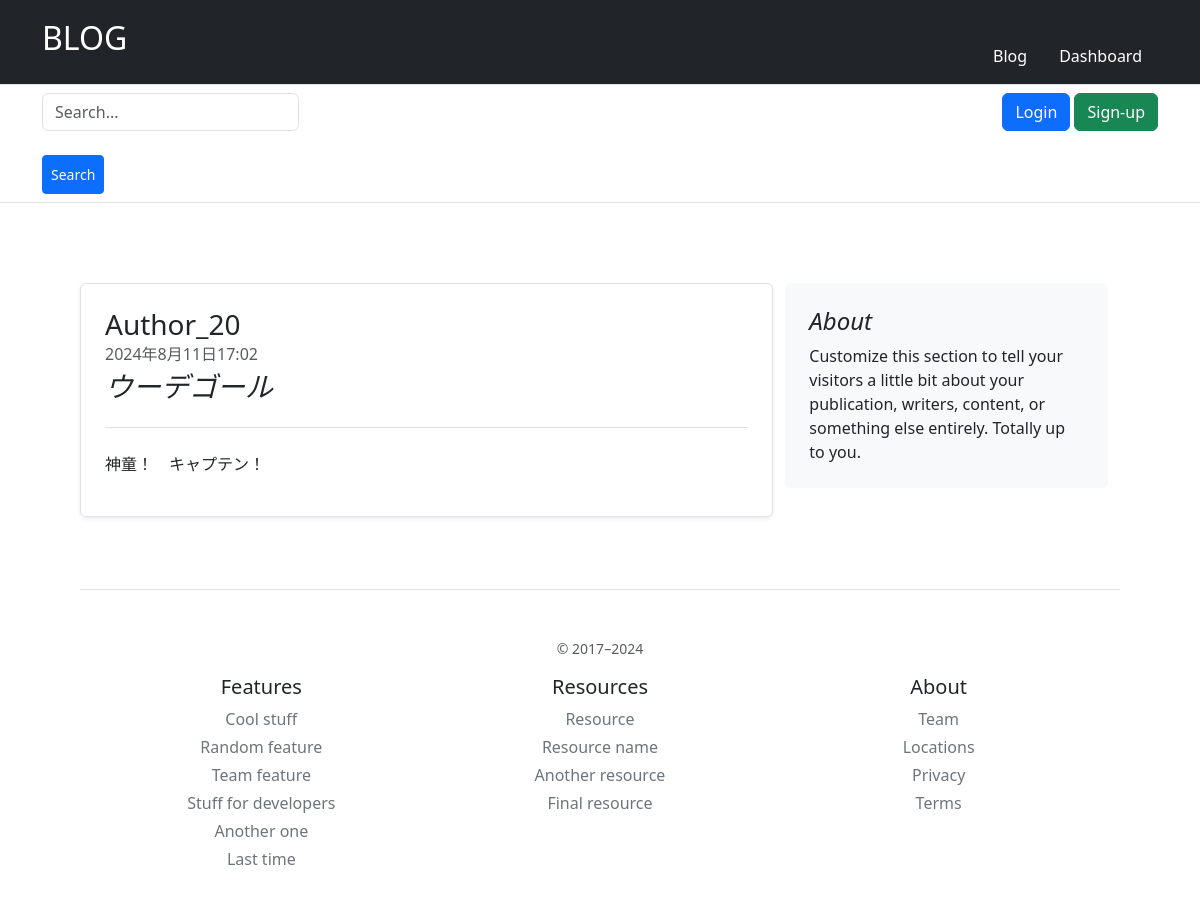
Page /blog/7/ on the committed database.
### blog/models.py (models this page shows, shortened)
class Article(models.Model):
    author = models.ForeignKey(User, on_delete=models.CASCADE)
    title = models.CharField(max_length=30)
    body = models.TextField()
    created_at = models.DateTimeField(default=timezone.now)
    updated_at = models.DateTimeField(default=timezone.now)

### signup/models.py (models this page shows, shortened)
class User(AbstractBaseUser, PermissionsMixin):
    email = models.EmailField(max_length=255, unique=True)
    create_at = models.DateTimeField(default=timezone.now)
    updated_at = models.DateTimeField(default=timezone.now)
    is_staff = models.BooleanField(default=False)
    is_active = models.BooleanField(default=True)
    objects = UserManager()
    USERNAME_FIELD = "email"
    REQUIRED_FIELDS = []

### blog/views.py (the view)
# urls.py: path("<int:pk>/", views.detail, name="detail"),
def detail(request, pk: int):
    article = Article.objects.get(pk=pk)
    context = {"article":article}
    return render(request,"blog/detail.html",context)

### blog/templates/blog/detail.html
{% extends "base.html" %}
{% block content %}
<div class="row" style="margin: 5em;">
    <div class="col-md-8 col-xs-1" >
        <div class="row">
            <div class="row g-0 border rounded overflow-hidden flex-md-row mb-4 shadow-sm h-md-250 position-relative">
                <div class="col p-4 d-flex flex-column position-static" style="position: relative;">
                    <h3 class="mb-0">Author_{{ article.author.pk }}</h3>
                    <div class="mb-1 text-body-secondary">{{ article.created_at }}</div>
                    <h3 class="pb-4 mb-4 fst-italic border-bottom">{{ article.title }}</h3>
                    <p>{{ article.body }}</p>
                </div>
            </div>
        </div>
    </div>
    <div class="col-md-4 col-xs-1">
        <div class="position-sticky" style="top: 2rem;">
            <div class="p-4 mb-3 bg-body-tertiary rounded">
              <h4 class="fst-italic">About</h4>
              <p class="mb-0">Customize this section to tell your visitors a little bit about your publication, writers, content, or something else entirely. Totally up to you.</p>
        </div>
    </div>
</div>
{% endblock %}

### rows in the picture
Article: author.pk "20", created_at "2024年8月11日17:02", title "ウーデゴール", body "神童！ キャプテン！"
